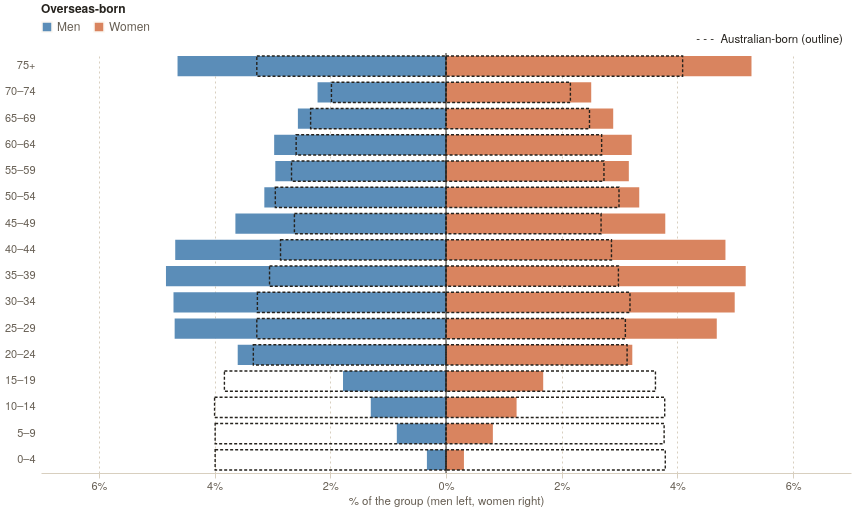

Source (Vega-Lite JSON):
### Vega-Lite specification from a JSON file in a GitHub repository (floating-point values rounded to 4 significant figures)
{"$schema": "https://vega.github.io/schema/vega-lite/v5.json", "config": {"background": null, "font": "IBM Plex Sans, Helvetica Neue, Arial, sans-serif", "padding": 4, "view": {"stroke": null}, "axis": {"labelColor": "#675f54", "titleColor": "#675f54", "gridColor": "#d8cfbf", "domainColor": "#d8cfbf", "tickColor": "#d8cfbf", "labelFont": "IBM Plex Sans, Helvetica Neue, Arial, sans-serif", "labelFontSize": 11, "titleFont": "IBM Plex Sans, Helvetica Neue, Arial, sans-serif", "titleFontWeight": 500, "titleFontSize": 11.5}, "legend": {"labelColor": "#675f54", "titleColor": "#25221d", "labelFont": "IBM Plex Sans, Helvetica Neue, Arial, sans-serif", "titleFont": "IBM Plex Sans, Helvetica Neue, Arial, sans-serif", "titleFontWeight": 600, "labelFontSize": 12, "titleFontSize": 12, "symbolStrokeColor": "#fbf8f2"}, "text": {"color": "#25221d", "font": "IBM Plex Sans, Helvetica Neue, Arial, sans-serif"}, "tooltipFormat": {"numberFormat": ",.0f"}}, "width": 810, "height": 420, "params": [{"name": "pyrYear", "value": 2025, "bind": {"input": "radio", "options": [1996, 2025], "name": "Year "}}], "data": {"values": [{"year": 1996, "age": "0–4", "ai": 0, "grp": "Overseas-born", "sex": "Male", "n": 17210, "pct": 0.41, "x": -0.41}, {"year": 1996, "age": "0–4", "ai": 0, "grp": "Overseas-born", "sex": "Female", "n": 16170, "pct": 0.38, "x": 0.38}, {"year": 1996, "age": "0–4", "ai": 0, "grp": "Australian-born", "sex": "Male", "n": 645560, "pct": 4.62, "x": -4.62}, {"year": 1996, "age": "0–4", "ai": 0, "grp": "Australian-born", "sex": "Female", "n": 612570, "pct": 4.38, "x": 4.38}, {"year": 1996, "age": "5–9", "ai": 1, "grp": "Overseas-born", "sex": "Male", "n": 41350, "pct": 0.98, "x": -0.98}, {"year": 1996, "age": "5–9", "ai": 1, "grp": "Overseas-born", "sex": "Female", "n": 39540, "pct": 0.93, "x": 0.93}, {"year": 1996, "age": "5–9", "ai": 1, "grp": "Australian-born", "sex": "Male", "n": 625040, "pct": 4.47, "x": -4.47}, {"year": 1996, "age": "5–9", "ai": 1, "grp": "Australian-born", "sex": "Female", "n": 594540, "pct": 4.25, "x": 4.25}, {"year": 1996, "age": "10–14", "ai": 2, "grp": "Overseas-born", "sex": "Male", "n": 67710, "pct": 1.6, "x": -1.6}, {"year": 1996, "age": "10–14", "ai": 2, "grp": "Overseas-born", "sex": "Female", "n": 64030, "pct": 1.51, "x": 1.51}, {"year": 1996, "age": "10–14", "ai": 2, "grp": "Australian-born", "sex": "Male", "n": 599650, "pct": 4.29, "x": -4.29}, {"year": 1996, "age": "10–14", "ai": 2, "grp": "Australian-born", "sex": "Female", "n": 571230, "pct": 4.08, "x": 4.08}, {"year": 1996, "age": "15–19", "ai": 3, "grp": "Overseas-born", "sex": "Male", "n": 93150, "pct": 2.2, "x": -2.2}, {"year": 1996, "age": "15–19", "ai": 3, "grp": "Overseas-born", "sex": "Female", "n": 87130, "pct": 2.05, "x": 2.05}, {"year": 1996, "age": "15–19", "ai": 3, "grp": "Australian-born", "sex": "Male", "n": 558390, "pct": 3.99, "x": -3.99}, {"year": 1996, "age": "15–19", "ai": 3, "grp": "Australian-born", "sex": "Female", "n": 533020, "pct": 3.81, "x": 3.81}, {"year": 1996, "age": "20–24", "ai": 4, "grp": "Overseas-born", "sex": "Male", "n": 120320, "pct": 2.84, "x": -2.84}, {"year": 1996, "age": "20–24", "ai": 4, "grp": "Overseas-born", "sex": "Female", "n": 119640, "pct": 2.82, "x": 2.82}, {"year": 1996, "age": "20–24", "ai": 4, "grp": "Australian-born", "sex": "Male", "n": 584470, "pct": 4.18, "x": -4.18}, {"year": 1996, "age": "20–24", "ai": 4, "grp": "Australian-born", "sex": "Female", "n": 564330, "pct": 4.04, "x": 4.04}, {"year": 1996, "age": "25–29", "ai": 5, "grp": "Overseas-born", "sex": "Male", "n": 146950, "pct": 3.47, "x": -3.47}, {"year": 1996, "age": "25–29", "ai": 5, "grp": "Overseas-born", "sex": "Female", "n": 152170, "pct": 3.59, "x": 3.59}, {"year": 1996, "age": "25–29", "ai": 5, "grp": "Australian-born", "sex": "Male", "n": 559380, "pct": 4, "x": -4}, {"year": 1996, "age": "25–29", "ai": 5, "grp": "Australian-born", "sex": "Female", "n": 551280, "pct": 3.94, "x": 3.94}, {"year": 1996, "age": "30–34", "ai": 6, "grp": "Overseas-born", "sex": "Male", "n": 193630, "pct": 4.57, "x": -4.57}, {"year": 1996, "age": "30–34", "ai": 6, "grp": "Overseas-born", "sex": "Female", "n": 198570, "pct": 4.68, "x": 4.68}, {"year": 1996, "age": "30–34", "ai": 6, "grp": "Australian-born", "sex": "Male", "n": 524230, "pct": 3.75, "x": -3.75}, {"year": 1996, "age": "30–34", "ai": 6, "grp": "Australian-born", "sex": "Female", "n": 522340, "pct": 3.74, "x": 3.74}, {"year": 1996, "age": "35–39", "ai": 7, "grp": "Overseas-born", "sex": "Male", "n": 206260, "pct": 4.86, "x": -4.86}, {"year": 1996, "age": "35–39", "ai": 7, "grp": "Overseas-born", "sex": "Female", "n": 211720, "pct": 4.99, "x": 4.99}, {"year": 1996, "age": "35–39", "ai": 7, "grp": "Australian-born", "sex": "Male", "n": 517510, "pct": 3.7, "x": -3.7}, {"year": 1996, "age": "35–39", "ai": 7, "grp": "Australian-born", "sex": "Female", "n": 514700, "pct": 3.68, "x": 3.68}, {"year": 1996, "age": "40–44", "ai": 8, "grp": "Overseas-born", "sex": "Male", "n": 204740, "pct": 4.83, "x": -4.83}, {"year": 1996, "age": "40–44", "ai": 8, "grp": "Overseas-born", "sex": "Female", "n": 209080, "pct": 4.93, "x": 4.93}, {"year": 1996, "age": "40–44", "ai": 8, "grp": "Australian-born", "sex": "Male", "n": 468710, "pct": 3.35, "x": -3.35}, {"year": 1996, "age": "40–44", "ai": 8, "grp": "Australian-born", "sex": "Female", "n": 467160, "pct": 3.34, "x": 3.34}, {"year": 1996, "age": "45–49", "ai": 9, "grp": "Overseas-born", "sex": "Male", "n": 232180, "pct": 5.48, "x": -5.48}, {"year": 1996, "age": "45–49", "ai": 9, "grp": "Overseas-born", "sex": "Female", "n": 221220, "pct": 5.22, "x": 5.22}, {"year": 1996, "age": "45–49", "ai": 9, "grp": "Australian-born", "sex": "Male", "n": 419450, "pct": 3, "x": -3}, {"year": 1996, "age": "45–49", "ai": 9, "grp": "Australian-born", "sex": "Female", "n": 415940, "pct": 2.97, "x": 2.97}, {"year": 1996, "age": "50–54", "ai": 10, "grp": "Overseas-born", "sex": "Male", "n": 188400, "pct": 4.44, "x": -4.44}, {"year": 1996, "age": "50–54", "ai": 10, "grp": "Overseas-born", "sex": "Female", "n": 167660, "pct": 3.95, "x": 3.95}, {"year": 1996, "age": "50–54", "ai": 10, "grp": "Australian-born", "sex": "Male", "n": 326580, "pct": 2.34, "x": -2.34}, {"year": 1996, "age": "50–54", "ai": 10, "grp": "Australian-born", "sex": "Female", "n": 327310, "pct": 2.34, "x": 2.34}, {"year": 1996, "age": "55–59", "ai": 11, "grp": "Overseas-born", "sex": "Male", "n": 162170, "pct": 3.82, "x": -3.82}, {"year": 1996, "age": "55–59", "ai": 11, "grp": "Overseas-born", "sex": "Female", "n": 143220, "pct": 3.38, "x": 3.38}, {"year": 1996, "age": "55–59", "ai": 11, "grp": "Australian-born", "sex": "Male", "n": 255630, "pct": 1.83, "x": -1.83}, {"year": 1996, "age": "55–59", "ai": 11, "grp": "Australian-born", "sex": "Female", "n": 262320, "pct": 1.88, "x": 1.88}, {"year": 1996, "age": "60–64", "ai": 12, "grp": "Overseas-born", "sex": "Male", "n": 135430, "pct": 3.19, "x": -3.19}, {"year": 1996, "age": "60–64", "ai": 12, "grp": "Overseas-born", "sex": "Female", "n": 122400, "pct": 2.89, "x": 2.89}, {"year": 1996, "age": "60–64", "ai": 12, "grp": "Australian-born", "sex": "Male", "n": 216660, "pct": 1.55, "x": -1.55}, {"year": 1996, "age": "60–64", "ai": 12, "grp": "Australian-born", "sex": "Female", "n": 232510, "pct": 1.66, "x": 1.66}, {"year": 1996, "age": "65–69", "ai": 13, "grp": "Overseas-born", "sex": "Male", "n": 118670, "pct": 2.8, "x": -2.8}, {"year": 1996, "age": "65–69", "ai": 13, "grp": "Overseas-born", "sex": "Female", "n": 107990, "pct": 2.55, "x": 2.55}, {"year": 1996, "age": "65–69", "ai": 13, "grp": "Australian-born", "sex": "Male", "n": 217120, "pct": 1.55, "x": -1.55}, {"year": 1996, "age": "65–69", "ai": 13, "grp": "Australian-born", "sex": "Female", "n": 245010, "pct": 1.75, "x": 1.75}, {"year": 1996, "age": "70–74", "ai": 14, "grp": "Overseas-born", "sex": "Male", "n": 95220, "pct": 2.25, "x": -2.25}, {"year": 1996, "age": "70–74", "ai": 14, "grp": "Overseas-born", "sex": "Female", "n": 99740, "pct": 2.35, "x": 2.35}, {"year": 1996, "age": "70–74", "ai": 14, "grp": "Australian-born", "sex": "Male", "n": 179530, "pct": 1.28, "x": -1.28}, {"year": 1996, "age": "70–74", "ai": 14, "grp": "Australian-born", "sex": "Female", "n": 225670, "pct": 1.61, "x": 1.61}, {"year": 1996, "age": "75+", "ai": 15, "grp": "Overseas-born", "sex": "Male", "n": 108040, "pct": 2.55, "x": -2.55}, {"year": 1996, "age": "75+", "ai": 15, "grp": "Overseas-born", "sex": "Female", "n": 148350, "pct": 3.5, "x": 3.5}, {"year": 1996, "age": "75+", "ai": 15, "grp": "Australian-born", "sex": "Male", "n": 236010, "pct": 1.69, "x": -1.69}, {"year": 1996, "age": "75+", "ai": 15, "grp": "Australian-born", "sex": "Female", "n": 410890, "pct": 2.94, "x": 2.94}, {"year": 2025, "age": "0–4", "ai": 0, "grp": "Overseas-born", "sex": "Male", "n": 28950, "pct": 0.33, "x": -0.33}, {"year": 2025, "age": "0–4", "ai": 0, "grp": "Overseas-born", "sex": "Female", "n": 27190, "pct": 0.31, "x": 0.31}, {"year": 2025, "age": "0–4", "ai": 0, "grp": "Australian-born", "sex": "Male", "n": 749990, "pct": 3.99, "x": -3.99}, {"year": 2025, "age": "0–4", "ai": 0, "grp": "Australian-born", "sex": "Female", "n": 711310, "pct": 3.79, "x": 3.79}, {"year": 2025, "age": "5–9", "ai": 1, "grp": "Overseas-born", "sex": "Male", "n": 74970, "pct": 0.85, "x": -0.85}, {"year": 2025, "age": "5–9", "ai": 1, "grp": "Overseas-born", "sex": "Female", "n": 71620, "pct": 0.81, "x": 0.81}, {"year": 2025, "age": "5–9", "ai": 1, "grp": "Australian-born", "sex": "Male", "n": 749470, "pct": 3.99, "x": -3.99}, {"year": 2025, "age": "5–9", "ai": 1, "grp": "Australian-born", "sex": "Female", "n": 707790, "pct": 3.77, "x": 3.77}, {"year": 2025, "age": "10–14", "ai": 2, "grp": "Overseas-born", "sex": "Male", "n": 114620, "pct": 1.3, "x": -1.3}, {"year": 2025, "age": "10–14", "ai": 2, "grp": "Overseas-born", "sex": "Female", "n": 108030, "pct": 1.22, "x": 1.22}, {"year": 2025, "age": "10–14", "ai": 2, "grp": "Australian-born", "sex": "Male", "n": 750570, "pct": 4, "x": -4}, {"year": 2025, "age": "10–14", "ai": 2, "grp": "Australian-born", "sex": "Female", "n": 709350, "pct": 3.78, "x": 3.78}, {"year": 2025, "age": "15–19", "ai": 3, "grp": "Overseas-born", "sex": "Male", "n": 156920, "pct": 1.78, "x": -1.78}, {"year": 2025, "age": "15–19", "ai": 3, "grp": "Overseas-born", "sex": "Female", "n": 148120, "pct": 1.68, "x": 1.68}, {"year": 2025, "age": "15–19", "ai": 3, "grp": "Australian-born", "sex": "Male", "n": 720130, "pct": 3.83, "x": -3.83}, {"year": 2025, "age": "15–19", "ai": 3, "grp": "Australian-born", "sex": "Female", "n": 679190, "pct": 3.62, "x": 3.62}, {"year": 2025, "age": "20–24", "ai": 4, "grp": "Overseas-born", "sex": "Male", "n": 317880, "pct": 3.6, "x": -3.6}, {"year": 2025, "age": "20–24", "ai": 4, "grp": "Overseas-born", "sex": "Female", "n": 284450, "pct": 3.22, "x": 3.22}, {"year": 2025, "age": "20–24", "ai": 4, "grp": "Australian-born", "sex": "Male", "n": 625540, "pct": 3.33, "x": -3.33}, {"year": 2025, "age": "20–24", "ai": 4, "grp": "Australian-born", "sex": "Female", "n": 587000, "pct": 3.13, "x": 3.13}, {"year": 2025, "age": "25–29", "ai": 5, "grp": "Overseas-born", "sex": "Male", "n": 414620, "pct": 4.69, "x": -4.69}, {"year": 2025, "age": "25–29", "ai": 5, "grp": "Overseas-born", "sex": "Female", "n": 413810, "pct": 4.68, "x": 4.68}, {"year": 2025, "age": "25–29", "ai": 5, "grp": "Australian-born", "sex": "Male", "n": 614500, "pct": 3.27, "x": -3.27}, {"year": 2025, "age": "25–29", "ai": 5, "grp": "Australian-born", "sex": "Female", "n": 582660, "pct": 3.1, "x": 3.1}, {"year": 2025, "age": "30–34", "ai": 6, "grp": "Overseas-born", "sex": "Male", "n": 416300, "pct": 4.71, "x": -4.71}, {"year": 2025, "age": "30–34", "ai": 6, "grp": "Overseas-born", "sex": "Female", "n": 440480, "pct": 4.99, "x": 4.99}, {"year": 2025, "age": "30–34", "ai": 6, "grp": "Australian-born", "sex": "Male", "n": 611650, "pct": 3.26, "x": -3.26}, {"year": 2025, "age": "30–34", "ai": 6, "grp": "Australian-born", "sex": "Female", "n": 596700, "pct": 3.18, "x": 3.18}, {"year": 2025, "age": "35–39", "ai": 7, "grp": "Overseas-born", "sex": "Male", "n": 427620, "pct": 4.84, "x": -4.84}, {"year": 2025, "age": "35–39", "ai": 7, "grp": "Overseas-born", "sex": "Female", "n": 457990, "pct": 5.18, "x": 5.18}, {"year": 2025, "age": "35–39", "ai": 7, "grp": "Australian-born", "sex": "Male", "n": 573440, "pct": 3.05, "x": -3.05}, {"year": 2025, "age": "35–39", "ai": 7, "grp": "Australian-born", "sex": "Female", "n": 559760, "pct": 2.98, "x": 2.98}, {"year": 2025, "age": "40–44", "ai": 8, "grp": "Overseas-born", "sex": "Male", "n": 413760, "pct": 4.68, "x": -4.68}, {"year": 2025, "age": "40–44", "ai": 8, "grp": "Overseas-born", "sex": "Female", "n": 426540, "pct": 4.83, "x": 4.83}, {"year": 2025, "age": "40–44", "ai": 8, "grp": "Australian-born", "sex": "Male", "n": 536380, "pct": 2.86, "x": -2.86}, {"year": 2025, "age": "40–44", "ai": 8, "grp": "Australian-born", "sex": "Female", "n": 536200, "pct": 2.86, "x": 2.86}, {"year": 2025, "age": "45–49", "ai": 9, "grp": "Overseas-born", "sex": "Male", "n": 321270, "pct": 3.64, "x": -3.64}, {"year": 2025, "age": "45–49", "ai": 9, "grp": "Overseas-born", "sex": "Female", "n": 335200, "pct": 3.79, "x": 3.79}, {"year": 2025, "age": "45–49", "ai": 9, "grp": "Australian-born", "sex": "Male", "n": 491790, "pct": 2.62, "x": -2.62}, {"year": 2025, "age": "45–49", "ai": 9, "grp": "Australian-born", "sex": "Female", "n": 502810, "pct": 2.68, "x": 2.68}, {"year": 2025, "age": "50–54", "ai": 10, "grp": "Overseas-born", "sex": "Male", "n": 277330, "pct": 3.14, "x": -3.14}, {"year": 2025, "age": "50–54", "ai": 10, "grp": "Overseas-born", "sex": "Female", "n": 295250, "pct": 3.34, "x": 3.34}, {"year": 2025, "age": "50–54", "ai": 10, "grp": "Australian-born", "sex": "Male", "n": 553100, "pct": 2.95, "x": -2.95}, {"year": 2025, "age": "50–54", "ai": 10, "grp": "Australian-born", "sex": "Female", "n": 561220, "pct": 2.99, "x": 2.99}, {"year": 2025, "age": "55–59", "ai": 11, "grp": "Overseas-born", "sex": "Male", "n": 260370, "pct": 2.95, "x": -2.95}, {"year": 2025, "age": "55–59", "ai": 11, "grp": "Overseas-born", "sex": "Female", "n": 279550, "pct": 3.16, "x": 3.16}, {"year": 2025, "age": "55–59", "ai": 11, "grp": "Australian-born", "sex": "Male", "n": 501320, "pct": 2.67, "x": -2.67}, {"year": 2025, "age": "55–59", "ai": 11, "grp": "Australian-born", "sex": "Female", "n": 512810, "pct": 2.73, "x": 2.73}, {"year": 2025, "age": "60–64", "ai": 12, "grp": "Overseas-born", "sex": "Male", "n": 262410, "pct": 2.97, "x": -2.97}, {"year": 2025, "age": "60–64", "ai": 12, "grp": "Overseas-born", "sex": "Female", "n": 283770, "pct": 3.21, "x": 3.21}, {"year": 2025, "age": "60–64", "ai": 12, "grp": "Australian-born", "sex": "Male", "n": 485990, "pct": 2.59, "x": -2.59}, {"year": 2025, "age": "60–64", "ai": 12, "grp": "Australian-born", "sex": "Female", "n": 504470, "pct": 2.69, "x": 2.69}, {"year": 2025, "age": "65–69", "ai": 13, "grp": "Overseas-born", "sex": "Male", "n": 226520, "pct": 2.56, "x": -2.56}, {"year": 2025, "age": "65–69", "ai": 13, "grp": "Overseas-born", "sex": "Female", "n": 255210, "pct": 2.89, "x": 2.89}, {"year": 2025, "age": "65–69", "ai": 13, "grp": "Australian-born", "sex": "Male", "n": 439880, "pct": 2.34, "x": -2.34}, {"year": 2025, "age": "65–69", "ai": 13, "grp": "Australian-born", "sex": "Female", "n": 466510, "pct": 2.48, "x": 2.48}, {"year": 2025, "age": "70–74", "ai": 14, "grp": "Overseas-born", "sex": "Male", "n": 195990, "pct": 2.22, "x": -2.22}, {"year": 2025, "age": "70–74", "ai": 14, "grp": "Overseas-born", "sex": "Female", "n": 221490, "pct": 2.51, "x": 2.51}, {"year": 2025, "age": "70–74", "ai": 14, "grp": "Australian-born", "sex": "Male", "n": 371080, "pct": 1.98, "x": -1.98}, {"year": 2025, "age": "70–74", "ai": 14, "grp": "Australian-born", "sex": "Female", "n": 404160, "pct": 2.15, "x": 2.15}, {"year": 2025, "age": "75+", "ai": 15, "grp": "Overseas-born", "sex": "Male", "n": 409750, "pct": 4.64, "x": -4.64}, {"year": 2025, "age": "75+", "ai": 15, "grp": "Overseas-born", "sex": "Female", "n": 466330, "pct": 5.28, "x": 5.28}, {"year": 2025, "age": "75+", "ai": 15, "grp": "Australian-born", "sex": "Male", "n": 614200, "pct": 3.27, "x": -3.27}, {"year": 2025, "age": "75+", "ai": 15, "grp": "Australian-born", "sex": "Female", "n": 768400, "pct": 4.09, "x": 4.09}]}, "transform": [{"filter": "datum.year == pyrYear"}], "encoding": {"y": {"field": "age", "type": "ordinal", "sort": ["75+", "70–74", "65–69", "60–64", "55–59", "50–54", "45–49", "40–44", "35–39", "30–34", "25–29", "20–24", "15–19", "10–14", "5–9", "0–4"], "title": null, "axis": {"domain": false, "ticks": false, "labelPadding": 6}}}, "layer": [{"transform": [{"filter": "datum.grp == 'Overseas-born'"}], "mark": {"type": "bar", "height": {"band": 0.86}}, "encoding": {"x": {"field": "x", "type": "quantitative", "title": "% of the group (men left, women right)", "scale": {"domain": [-7, 7], "nice": false}, "axis": {"labelExpr": "abs(datum.value) + '%'", "values": [-6, -4, -2, 0, 2, 4, 6], "grid": true, "gridDash": [2, 3]}}, "color": {"field": "sex", "type": "nominal", "scale": {"domain": ["Male", "Female"], "range": ["#5b8db8", "#d9845f"]}, "legend": {"title": "Overseas-born", "orient": "top", "direction": "horizontal", "symbolType": "square", "labelExpr": "datum.label == 'Male' ? 'Men' : 'Women'"}}, "tooltip": [{"field": "grp", "title": "Group"}, {"field": "sex", "title": "Sex"}, {"field": "age", "title": "Age"}, {"field": "n", "title": "People", "format": ","}, {"field": "pct", "title": "% of the group", "format": ".2f"}]}}, {"transform": [{"filter": "datum.grp == 'Australian-born'"}], "mark": {"type": "bar", "height": {"band": 0.86}, "filled": false, "stroke": "#25221d", "strokeWidth": 1.4, "strokeDash": [3, 2]}, "encoding": {"x": {"field": "x", "type": "quantitative", "title": "% of the group (men left, women right)", "scale": {"domain": [-7, 7], "nice": false}, "axis": {"labelExpr": "abs(datum.value) + '%'", "values": [-6, -4, -2, 0, 2, 4, 6], "grid": true, "gridDash": [2, 3]}}, "tooltip": [{"field": "grp", "title": "Group"}, {"field": "sex", "title": "Sex"}, {"field": "age", "title": "Age"}, {"field": "n", "title": "People", "format": ","}, {"field": "pct", "title": "% of the group", "format": ".2f"}]}}, {"data": {"values": [{"x": 0}]}, "mark": {"type": "rule", "color": "#25221d", "strokeWidth": 1}, "encoding": {"x": {"field": "x", "type": "quantitative"}, "y": null}}, {"data": {"values": [{"x": 6.86, "txt": "- - -  Australian-born (outline)"}]}, "mark": {"type": "text", "align": "right", "baseline": "bottom", "fontSize": 11.5, "color": "#25221d", "dy": -8}, "encoding": {"x": {"field": "x", "type": "quantitative"}, "y": {"value": 0}, "text": {"field": "txt"}}}]}
